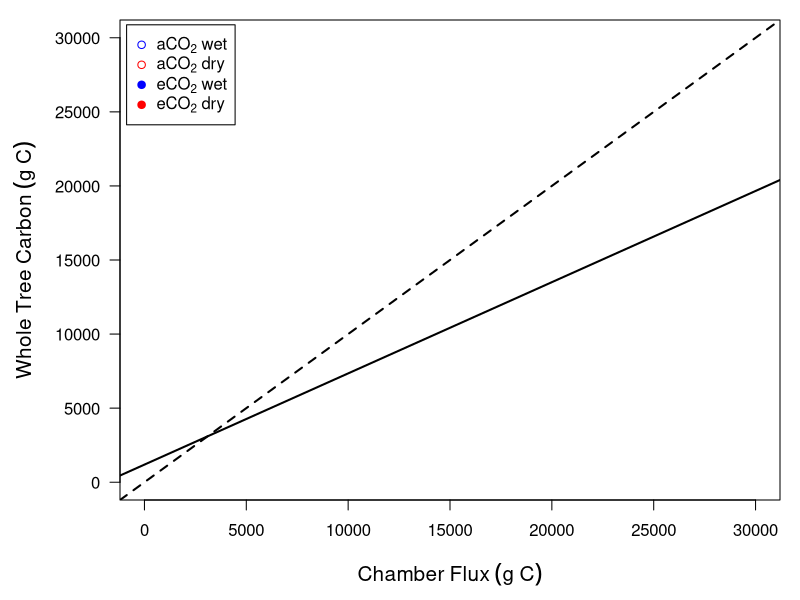

The R source for this figure: (Note: this script raises an error after producing the figure.)
#read data for cumulative C flux and harvest mass
dayfluxtomass <- read.csv("whole_tree_csv/harvest mass and carbon flux_newroots.csv")   


#CO2 flux to harvest mass scatter plot

#linear model to show fit on graph
diurnalmodel <- lm(treeC ~ Cflux, data = dayfluxtomass)
summary(diurnalmodel)

# library(nortest) 
# ad.test(dayfluxtomass$treeC)
# ad.test(dayfluxtomass$Cflux)
# shapiro.test(dayfluxtomass$treeC)

modeltrt<- lm(treeC ~ Cflux*CO2_treatment*Water_treatment, data = dayfluxtomass)
anova(modeltrt)

getP <- function(x)anova(x)[[5]][1]
getP(diurnalmodel)

##plot with total flux
leglab2 = c(expression(paste(aCO[2], " " ,"wet")), expression(paste(aCO[2], " " ,"dry")),
            expression(paste(eCO[2], " " ,"wet")), expression(paste(eCO[2], " " ,"dry")))

palette (c("red", "blue"))

windows (8,6)
par(mar=c(5,6,1,1),las=1, cex.axis=1, cex.lab=1.25, mgp=c(3.5,1,0))

plot(1,type='n', ylab = "",
     xlab=expression(Chamber~Flux~(g ~ C)),
     xlim = c(0, 30000),
     ylim = c(0, 30000))

title(ylab=expression(Whole~Tree~Carbon~(g ~ C)), mgp=c(4,1,0))

legend("topleft", leglab2, pch=c(1,1, 19, 19), col=c("blue", "red", "blue", "red"), inset = 0.01)
abline(diurnalmodel, lwd=2)
abline(0, 1, lty=2, lwd=2)
points(treeC ~ Cflux, data = dayfluxtomass,pch=c(1,19)[CO2_treatment],col=Water_treatment, cex=1.5)

mtext("p < 0.0001, R = 0.83", side = 1, line = -3, cex = 1)

dev.copy2pdf(file= "master_scripts/paper_figs/WTCI_fluxmass.pdf")
dev.off()


